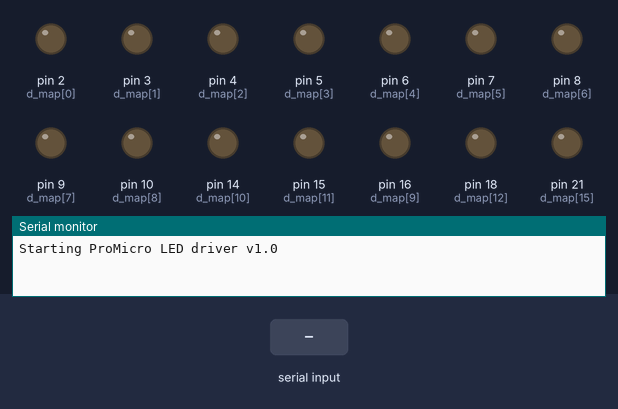
A sketch run on a simulated SparkFun Pro Micro, built with avr-gcc and run on an emulated ATmega32U4. Parts: output pins drawn as LEDs (lit = HIGH), the last lines printed to the serial monitor. The test bench sets the inputs (shaded band).

Above: at 1.2 s.
1.3 s: "T\n" received over Serial
At 2.8 s:
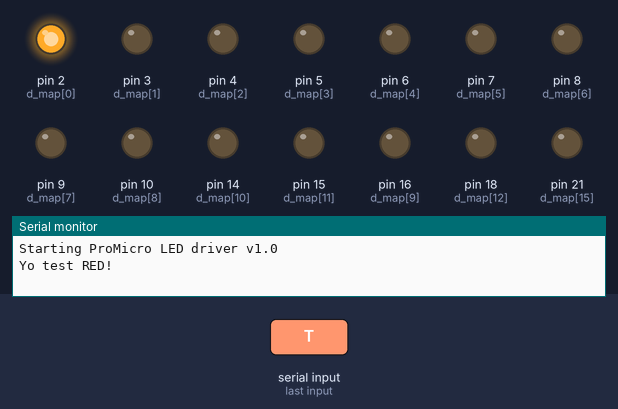
4.3 s: "D90\n" received over the second serial link
At 7.2 s:
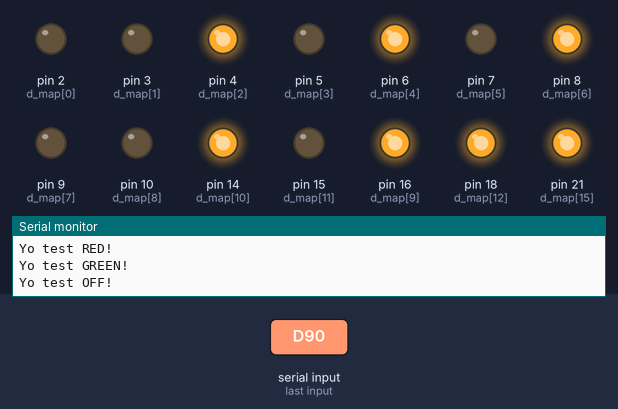
7.3 s: "S\n" received over the second serial link
At 7.9 s:
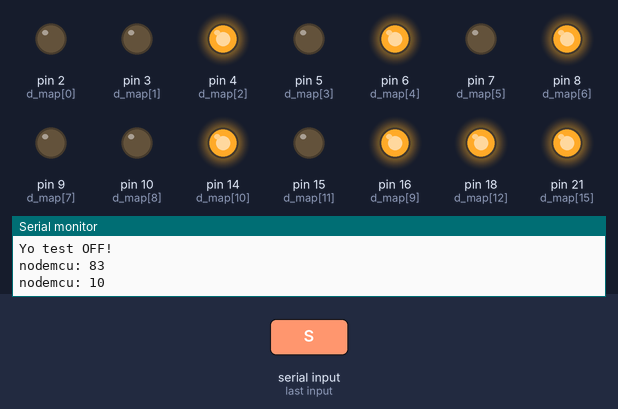
8.8 s: "T\n" received over the second serial link
At 10.7 s:
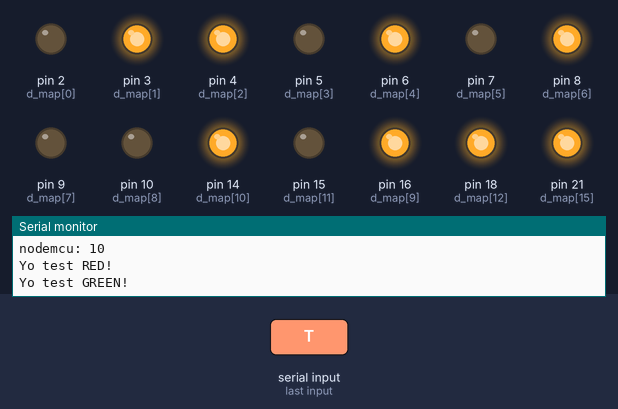
Timing chart, 0 to 16.5 s (numbered marks = the images above; inputs shaded):
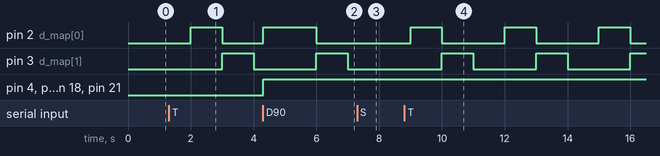

Measured:
- after the input at 1.3 s, pin 2 (d_map[0]): LOW → HIGH after 0.70 s, → LOW 1.0 s later; pin 3 (d_map[1]): LOW → HIGH after 1.7 s, → LOW 1.0 s later
- after the input at 4.3 s, pin 4 (d_map[2]), pin 6 (d_map[4]), pin 8 (d_map[6]), pin 14 (d_map[10]), pin 16 (d_map[9]), pin 18 (d_map[12]), pin 21 (d_map[15]): LOW → HIGH at once
- after the input at 7.3 s, pin 2 (d_map[0]): stays LOW (without the input it goes to HIGH after 0.70 s)
- after the input at 8.8 s, pin 2 (d_map[0]): alternates HIGH for 1.0 s and LOW for 2.0 s, starting after 0.20 s; pin 3 (d_map[1]): alternates HIGH for 1.0 s and LOW for 2.0 s, starting after 1.2 s

The sketch:

promicro_led_driver.ino
```cpp
/**
 * ProMicro LED driver: 8 pairs of LEDs or Bi-Colour LEDs on pairs of outputs
 */

#define MSEPRODUCT "ProMicro LED driver"
#define MSEVERSION "v1.0"
#include <ctype.h>

const int RXLED = 17;
const uint8_t d_map[16] = {2,3,4,5,6,7,8,9,
                           10,16,14,15,18,19,20,21};
static uint8_t en_map = 0xFF;

#define DIAG_INPUT_MAX 128
String consoleInput = "";

static uint32_t getLast = 0;
static uint32_t getFreq = 1000;
static uint8_t testModeState = 0;

void setup() {
    TX_RX_LED_INIT;
    pinMode(RXLED, OUTPUT);
    TXLED0;
    RXLED0;
    pinModeAll(OUTPUT);
    consoleInput.reserve(DIAG_INPUT_MAX);
    Serial.begin(9600);     // serial over the USB when connected
    Serial1.begin(9600);    // serial UART direct onto the ProMicro pins
    Serial.print("Starting " MSEPRODUCT " " MSEVERSION "\n\n");
    for (int i = 0; i < 16; i++) { // all off
        digitalWrite(d_map[i], LOW);
    }
}

bool itemOk(uint8_t item) {
    return (item >= 0 && item < 8);
}
void pinModeAll(int m) {
    for (int i = 0; i < 16; i++) {
        pinMode(d_map[i], m);
    }
}
void setItemRed(uint8_t item) {
    if(!itemOk(item)) return;
    digitalWrite(d_map[(item*2) + 1], LOW);
    digitalWrite(d_map[item*2], HIGH);
}
void setItemGreen(uint8_t item) {
    if(!itemOk(item)) return;
    digitalWrite(d_map[item*2], LOW);
    digitalWrite(d_map[(item*2) + 1], HIGH);
}
void setItemOff(uint8_t item) {
    if(!itemOk(item)) return;
    digitalWrite(d_map[item*2], LOW);
    digitalWrite(d_map[(item*2) + 1], LOW);
}
void setItems(uint8_t val) {
    for (int i = 0; i < 8; i++) {
        if(!(en_map & 1 << i)) {
            setItemOff(i);
            continue;
        }
        if(val & (1 << i))
            setItemGreen(i);
        else
            setItemRed(i);
    }
}
void enableItems(uint8_t val) {
    en_map = val;
}

void loop() {
    static uint32_t now;
    now = millis();
    if(now - getLast >= getFreq) {
        getLast = now;
        testCrank();
    }
    while(Serial.available()){
        proc_console_input(Serial.read());
    }
    while(Serial1.available()){
        int i = Serial1.read();
        Serial.print("nodemcu: ");
        Serial.print(i);
        Serial.print("\n");
        proc_console_input(i);
    }
}

void testCrank() {
    if(testModeState == 0) {
    } else if(testModeState == 1) {
        Serial.print("Yo test RED!\n");
        setItemRed(0);
        testModeState = 2;
    } else if(testModeState == 2) {
        Serial.print("Yo test GREEN!\n");
        setItemGreen(0);
        testModeState = 3;
    } else if(testModeState == 3) {
        Serial.print("Yo test OFF!\n");
        setItemOff(0);
        testModeState = 1;
    } else {
        testModeState = 0;
    }
}

void proc_console_input(int data) {
    // input is processed upon CR or NL...
    if(data == 0x0A || data == 0x0D){
        proc_console_command();
        consoleInput = "";
        return;
    }
    if(consoleInput.length() < DIAG_INPUT_MAX){
        consoleInput += (char)data;
        return;
    }
    // would overflow: just truncate (could retain buffer but meh!)
    consoleInput = "";
}

void proc_console_command() {
    // app-specific console command input
    consoleInput.trim();
    int len = consoleInput.length();
    if(!len)
        return;
    char cmd = toupper(consoleInput[0]);
    if(cmd == '?') {
        Serial.print("\n? = HELP COMMAND\n");
        Serial.print("Commands available: -\n");
        Serial.print("  A = Ay?\n");
        Serial.print("  B = Be\n");
        Serial.print("  C = See\n");
        Serial.print("  D = Set digital items\n");
        Serial.print("  E = Enable digital items\n");
        Serial.print("  T = test mode start\n");
        Serial.print("  S = test mode stop\n");
    } else if(cmd == 'A') {
        Serial.print("\nAY?\n");
    } else if(cmd == 'B') {
        Serial.print("\nBe what?\n");
    } else if(cmd == 'C') {
        Serial.print("\nI don't see anything!\n");
    } else if(cmd == 'D') {
        // D = Digital outputs set D<XX> where X is hex digit
        if(len == 3) {
            uint8_t val = hexdigs(consoleInput[1], consoleInput[2]);
            setItems(val);
        }
        Serial.print("\nOK\n");
    } else if(cmd == 'E') {
        // E = Enable digital outputs E<XX> where X is hex digit
        if(len == 3) {
            uint8_t val = hexdigs(consoleInput[1], consoleInput[2]);
            enableItems(val);
        }
        Serial.print("\nOK\n");
    } else if(cmd == 'T') {
        testModeState = 1;
    } else if(cmd == 'S') {
        testModeState = 0;
    } else {
        if(isalnum(cmd)) {
            Serial.print("\nI don't understand the command ");
            Serial.print(cmd);
            Serial.print(" - try '?' for help.\n");
        }
    }
}

uint8_t hexdig(uint8_t c) {
    if(c >= '0' && c <= '9') return c - '0';
    if(c >= 'A' && c <= 'F') return c - 'A' + 10;
    if(c >= 'a' && c <= 'f') return c - 'a' + 10;
    return 0;
}

uint8_t hexdigs(uint8_t c1, uint8_t c2) {
    return (hexdig(c1) << 4) | hexdig(c2);
}
```
